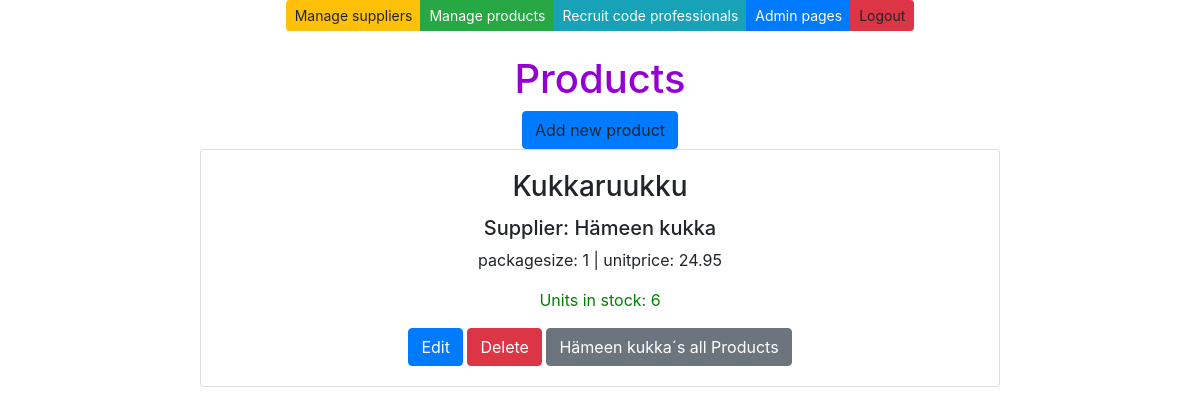
Before: /products/ with the older database file.
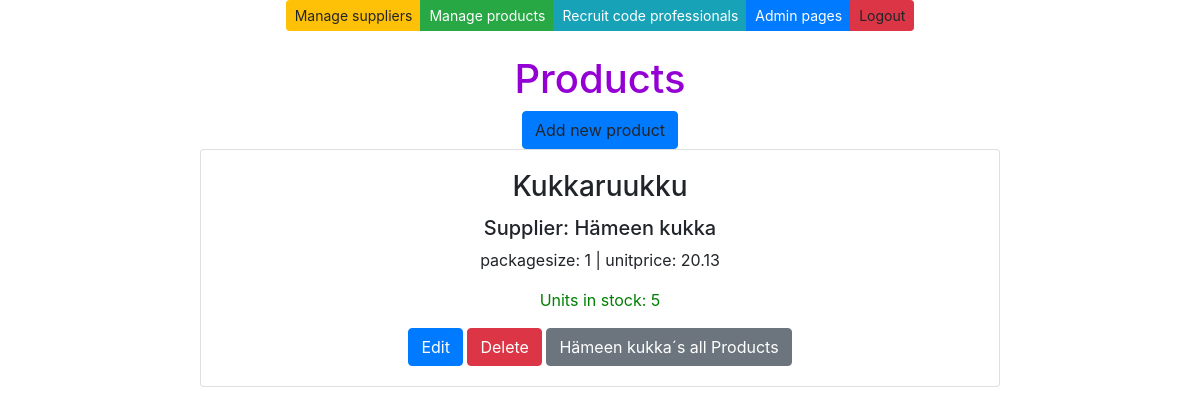
After: the same page with the newer database file.
### app/models.py (models this page shows, shortened)
class Product(models.Model):
    productname = models.CharField(max_length = 20, default = "laku")
    packagesize = models.CharField(max_length = 20, default = 3)
    unitprice = models.DecimalField(max_digits=8, decimal_places=2, default=1.00)
    unitsinstock = models.IntegerField(default = 3)
    supplier = models.ForeignKey(Supplier, on_delete=models.CASCADE)

class Supplier(models.Model):
    companyname = models.CharField(max_length = 50, default="firma")
    contactname = models.CharField(max_length = 50, default="firma")
    address = models.CharField(max_length = 100, default="firma")
    phone = models.CharField(max_length = 20, default="firma")
    email = models.CharField(max_length = 50, default="firma")
    country = models.CharField(max_length = 50, default="firma")

### app/views.py (the view)
# urls.py: path('products/', productlistview),
def productlistview(request):
    productlist = Product.objects.all()
    supplierlist = Supplier.objects.all()
    context = {'products': productlist, 'suppliers': supplierlist}
    return render (request,"productlist.html",context)

### app/templates/productlist.html (shortened to what this page needs)
{% extends 'index.html' %}
{% block content %}
<br />
<br />
<h1>Products</h1>
<a onclick="showaddform()" class="btn btn-primary">Add new product</a>
{% for p in products %}
<div class="card" style="width: 50rem;">
    <div class="card-body">
        <h3 class="card-title">{{p.productname}} </h3>
        <h5 class="card-text">Supplier: {{p.supplier.companyname}}</h5>
        <p class="card-text">packagesize: {{p.packagesize}} | unitprice: {{p.unitprice}}</p>
        <p class="card-text" style="color: green;">Units in stock: {{p.unitsinstock}}</p>
        <a href="/edit-product-get/{{p.id}}/" class="btn btn-primary">Edit</a>
        <a href="/confirm-delete-product/{{p.id}}/" class="btn btn-danger">Delete</a>
        <a href="/products-by-supplier/{{p.supplier.id}}/" class="btn btn-secondary">{{p.supplier.companyname}}´s all
            Products</a>
    </div>
</div>
{% empty %}
<div class="card" style="width: 50rem;">
    <div class="card-body">
        <p class="card-text">No products found in the database </p>
    </div>
</div>
{%endfor%}
{% endblock %}

Changed rows visible on the page:
changed Product "Kukkaruukku": unitprice "24.95" → "20.13"; unitsinstock "6" → "5"
